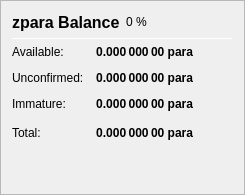
                   <widget class="QFrame" name="frame_ZerocoinBalances">
                    <property name="frameShape">
                     <enum>QFrame::StyledPanel</enum>
                    </property>
                    <property name="frameShadow">
                     <enum>QFrame::Raised</enum>
                    </property>
                    <layout class="QVBoxLayout" name="verticalLayout_7">
                     <item>
                      <layout class="QHBoxLayout" name="horizontalLayout_8" stretch="0,0,0">
                       <item>
                        <widget class="QLabel" name="label_5z_3">
                         <property name="minimumSize">
                          <size>
                           <width>0</width>
                           <height>20</height>
                          </size>
                         </property>
                         <property name="font">
                          <font>
                           <pointsize>12</pointsize>
                           <weight>75</weight>
                           <bold>true</bold>
                          </font>
                         </property>
                         <property name="text">
                          <string>zpara Balance</string>
                         </property>
                        </widget>
                       </item>
                       <item>
                        <widget class="QLabel" name="labelzparaPercent">
                         <property name="text">
                          <string notr="true">0 %</string>
                         </property>
                        </widget>
                       </item>
                       <item>
                        <spacer name="horizontalSpacer_11">
                         <property name="orientation">
                          <enum>Qt::Horizontal</enum>
                         </property>
                         <property name="sizeHint" stdset="0">
                          <size>
                           <width>40</width>
                           <height>20</height>
                          </size>
                         </property>
                        </spacer>
                       </item>
                      </layout>
                     </item>
                     <item>
                      <widget class="Line" name="line_ZerocoinBalance">
                       <property name="minimumSize">
                        <size>
                         <width>0</width>
                         <height>1</height>
                        </size>
                       </property>
                       <property name="maximumSize">
                        <size>
                         <width>16777215</width>
                         <height>1</height>
                        </size>
                       </property>
                       <property name="orientation">
                        <enum>Qt::Horizontal</enum>
                       </property>
                      </widget>
                     </item>
                     <item>
                      <layout class="QGridLayout" name="gridLayout_5">
                       <property name="spacing">
                        <number>12</number>
                       </property>
                       <item row="1" column="0">
                        <widget class="QLabel" name="labelzBalanceMatureText">
                         <property name="toolTip">
                          <string>Mature: more than 20 confirmation and more than 1 mint of the same denomination after it was minted.
These zpara are spendable.</string>
                         </property>
                         <property name="text">
                          <string>Available:</string>
                         </property>
                        </widget>
                       </item>
                       <item row="1" column="1">
                        <widget class="QLabel" name="labelzBalanceMature">
                         <property name="font">
                          <font>
                           <weight>75</weight>
                           <bold>true</bold>
                          </font>
                         </property>
                         <property name="toolTip">
                          <string>Mature: more than 20 confirmation and more than 1 mint of the same denomination after it was minted.
These zpara are spendable.</string>
                         </property>
                         <property name="text">
                          <string notr="true">0.000 000 00 para</string>
                         </property>
                         <property name="alignment">
                          <set>Qt::AlignRight|Qt::AlignTrailing|Qt::AlignVCenter</set>
                         </property>
                        </widget>
                       </item>
                       <item row="2" column="0">
                        <widget class="QLabel" name="labelzBalanceUnconfirmedText">
                         <property name="toolTip">
                          <string>Unconfirmed: less than 20 confirmations
Immature: confirmed, but less than 1 mint of the same denomination after it was minted</string>
                         </property>
                         <property name="text">
                          <string>Unconfirmed:</string>
                         </property>
                        </widget>
                       </item>
                       <item row="2" column="1">
                        <widget class="QLabel" name="labelzBalanceUnconfirmed">
                         <property name="font">
                          <font>
                           <weight>75</weight>
                           <bold>true</bold>
                          </font>
                         </property>
                         <property name="toolTip">
                          <string>Unconfirmed: less than 20 confirmations
Immature: confirmed, but less than 1 mint of the same denomination after it was minted</string>
                         </property>
                         <property name="text">
                          <string notr="true">0.000 000 00 para</string>
                         </property>
                         <property name="alignment">
                          <set>Qt::AlignRight|Qt::AlignTrailing|Qt::AlignVCenter</set>
                         </property>
                        </widget>
                       </item>
                       <item row="3" column="0">
                        <widget class="QLabel" name="labelzBalanceImmatureText">
                         <property name="toolTip">
                          <string>Unconfirmed: less than 20 confirmations
Immature: confirmed, but less than 1 mint of the same denomination after it was minted</string>
                         </property>
                         <property name="text">
                          <string>Immature:</string>
                         </property>
                        </widget>
                       </item>
                       <item row="3" column="1">
                        <widget class="QLabel" name="labelzBalanceImmature">
                         <property name="font">
                          <font>
                           <weight>75</weight>
                           <bold>true</bold>
                          </font>
                         </property>
                         <property name="toolTip">
                          <string>Unconfirmed: less than 20 confirmations
Immature: confirmed, but less than 1 mint of the same denomination after it was minted</string>
                         </property>
                         <property name="text">
                          <string notr="true">0.000 000 00 para</string>
                         </property>
                         <property name="alignment">
                          <set>Qt::AlignRight|Qt::AlignTrailing|Qt::AlignVCenter</set>
                         </property>
                        </widget>
                       </item>
                       <item row="4" column="0">
                        <widget class="QLabel" name="labelzBalanceText">
                         <property name="toolTip">
                          <string>Your current zpara balance, unconfirmed and immature zpara included.</string>
                         </property>
                         <property name="text">
                          <string>Total:</string>
                         </property>
                        </widget>
                       </item>
                       <item row="4" column="1">
                        <widget class="QLabel" name="labelzBalance">
                         <property name="font">
                          <font>
                           <weight>75</weight>
                           <bold>true</bold>
                          </font>
                         </property>
                         <property name="cursor">
                          <cursorShape>IBeamCursor</cursorShape>
                         </property>
                         <property name="toolTip">
                          <string>Your current zpara balance, unconfirmed and immature zpara included.</string>
                         </property>
                         <property name="text">
                          <string notr="true">0.000 000 00 para</string>
                         </property>
                         <property name="alignment">
                          <set>Qt::AlignRight|Qt::AlignTrailing|Qt::AlignVCenter</set>
                         </property>
                         <property name="textInteractionFlags">
                          <set>Qt::LinksAccessibleByMouse|Qt::TextSelectableByKeyboard|Qt::TextSelectableByMouse</set>
                         </property>
                        </widget>
                       </item>
                       <item row="4" column="2">
                        <spacer name="horizontalSpacer_4">
                         <property name="orientation">
                          <enum>Qt::Horizontal</enum>
                         </property>
                         <property name="sizeHint" stdset="0">
                          <size>
                           <width>40</width>
                           <height>20</height>
                          </size>
                         </property>
                        </spacer>
                       </item>
                      </layout>
                     </item>
                     <item>
                      <spacer name="verticalSpacer_4">
                       <property name="orientation">
                        <enum>Qt::Vertical</enum>
                       </property>
                       <property name="sizeHint" stdset="0">
                        <size>
                         <width>20</width>
                         <height>40</height>
                        </size>
                       </property>
                      </spacer>
                     </item>
                    </layout>
                   </widget>
